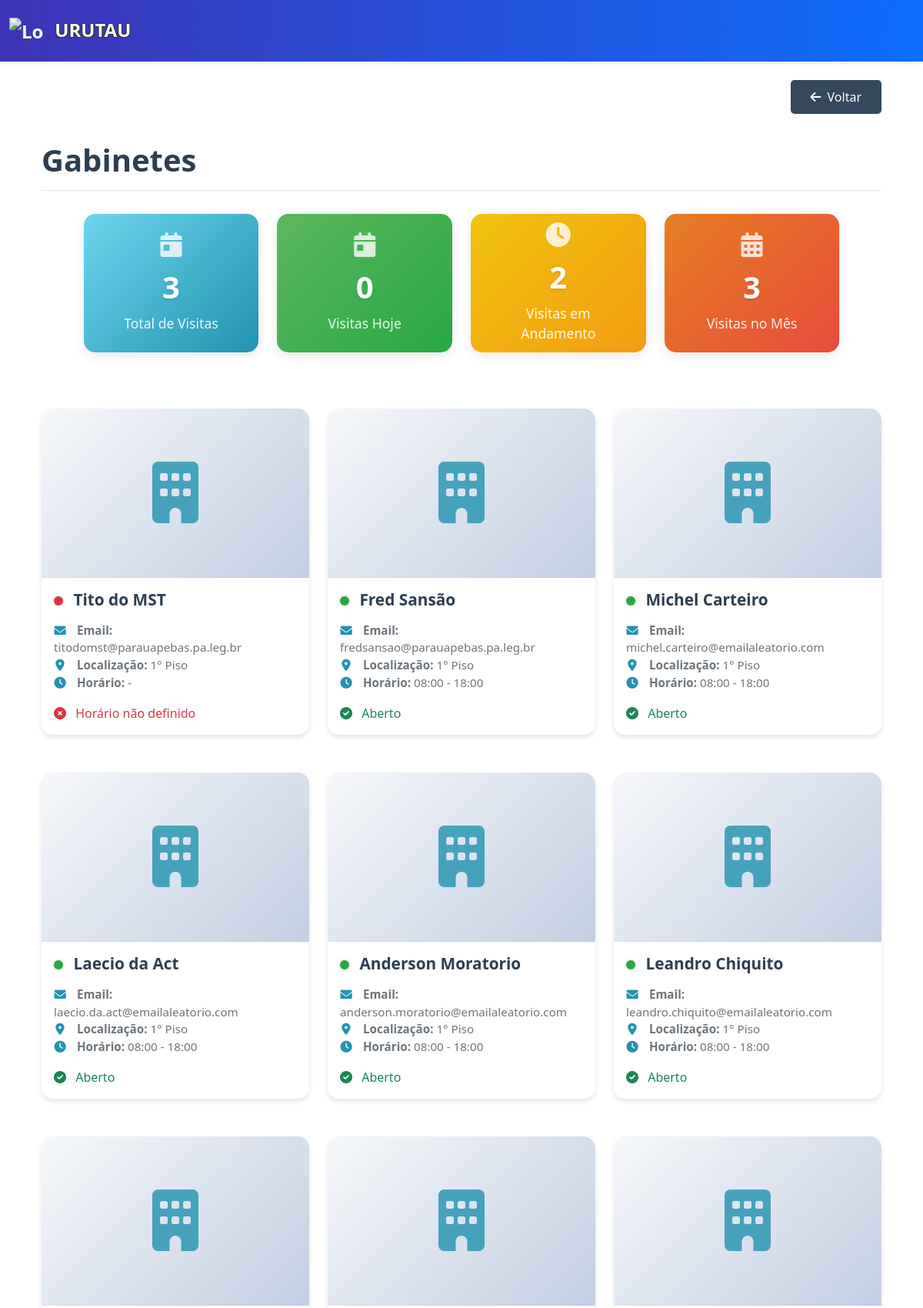
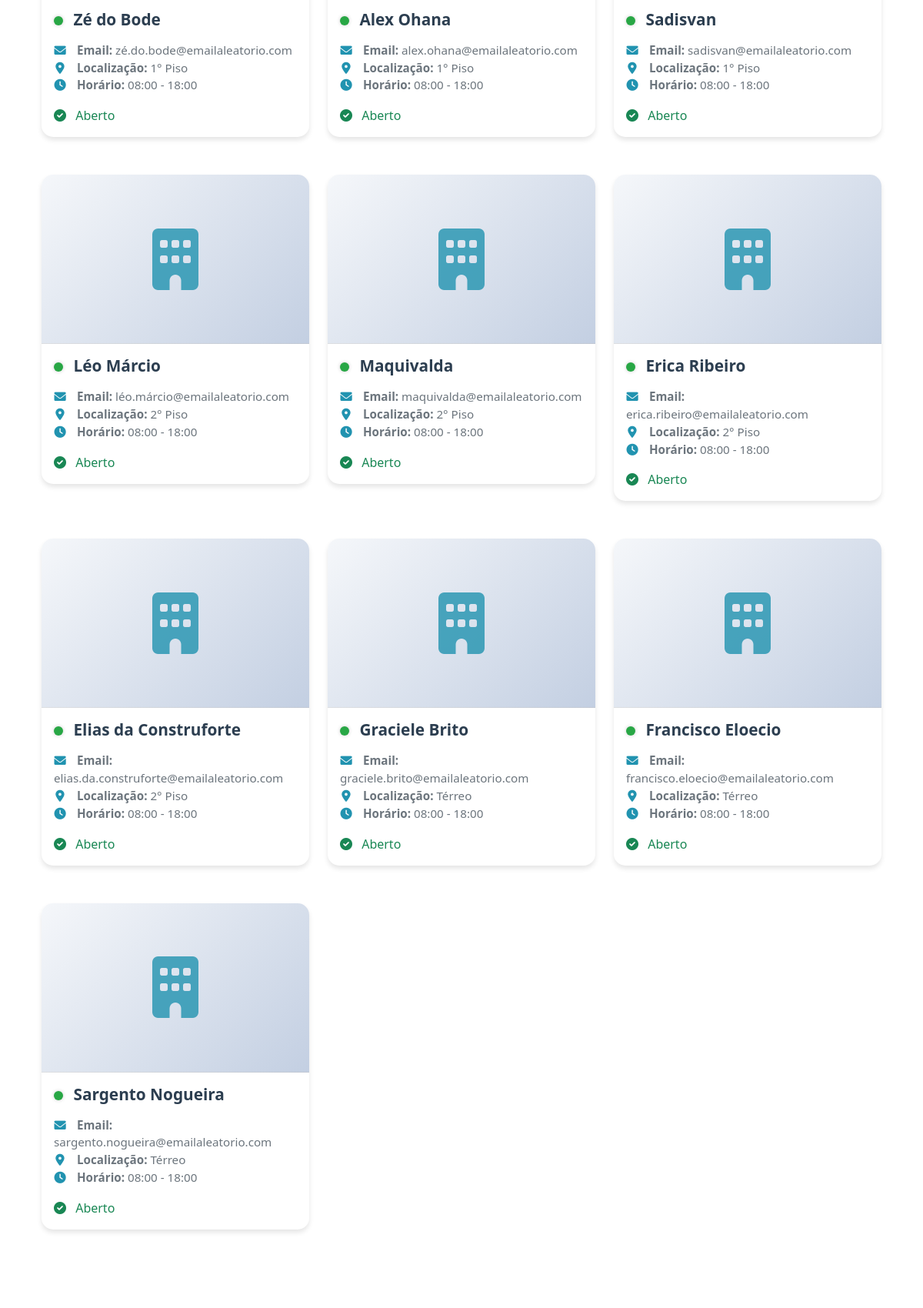
The app's page /recepcao/gabinetes/ (signed in, upper part) with its own data (2 pictures, top to bottom).
### apps/recepcao/models.py (models this page shows, shortened)
class Setor(models.Model):
    TIPO_CHOICES = [
        ('gabinete', 'Gabinete'),
        ('departamento', 'Departamento')
    ]
    LOCALIZACAO_CHOICES = [
        ('terreo', 'Térreo'),
        ('primeiro_piso', '1° Piso'),
        ('segundo_piso', '2° Piso'),
    ]
    FUNCAO_CHOICES = [
        ('assessor_1', 'Assessor I'),
        ('assessor_2', 'Assessor II'),
        ('assessor_3', 'Assessor III'),
        ('assessor_4', 'Assessor IV'),
        ('assessor_5', 'Assessor V'),
        ('assessor_6', 'Assessor VI'),
        ('assessor_7', 'Assessor VII'),
        ('assessor_8', 'Assessor VIII'),
        ('assessor_9', 'Assessor IX'),
        ('assessor_10', 'Assessor X'),
        ('agente_parlamentar', 'Agente Parlamentar'),
        ('Chefe_de_Gabinete', 'Chefe de Gabinete'),
        ('Chefe_de_Departamento', 'Chefe de Departamento'),
        ('outros', 'Outros')
    ]
    tipo = models.CharField('Tipo', max_length=20, choices=TIPO_CHOICES)
    localizacao = models.CharField('Localização', max_length=20, choices=LOCALIZACAO_CHOICES)
    horario_abertura = models.TimeField('Horário de Abertura', blank=True, null=True)
    horario_fechamento = models.TimeField('Horário de Fechamento', blank=True, null=True)
    nome_vereador = models.CharField(max_length=100, verbose_name="Nome do Vereador/Responsável")
    email_vereador = models.EmailField('E-mail do Vereador', max_length=255, blank=True, null=True)
    nome_local = models.CharField('Nome do Local', max_length=100, blank=True, null=True)
    nome_responsavel = models.CharField('Nome do Responsável', max_length=100, blank=True, null=True)
    funcao = models.CharField('Função/Cargo', max_length=21, choices=FUNCAO_CHOICES, blank=True, null=True)
    horario_entrada = models.TimeField('Horário de Entrada', blank=True, null=True)
    horario_saida = models.TimeField('Horário de Saída', blank=True, null=True)
    email = models.EmailField('E-mail', max_length=255, blank=True, null=True)
    ativo = models.BooleanField('Ativo', default=True)
    usuario = models.OneToOneField('auth.User', on_delete=models.SET_NULL, null=True, blank=True, related_name='setor_responsavel', verbose_name='Usuário')
    data_criacao = models.DateTimeField('Data de Criação', auto_now_add=True)
    data_atualizacao = models.DateTimeField('Data de Atualização', auto_now=True)
    class Meta:
        verbose_name = 'Setor'
        verbose_name_plural = 'Setores'
        ordering = ['tipo', 'localizacao']
    def esta_aberto(self):
        if not self.horario_abertura or not self.horario_fechamento:
            return None  # Retorna None se não tiver horário definido
        agora = timezone.localtime().time()
        return self.horario_abertura <= agora <= self.horario_fechamento
    def status_funcionamento(self):
        esta_aberto = self.esta_aberto()
        if esta_aberto is None:
            return "Horário não definido"
        return "Aberto" if esta_aberto else "Fechado"

### apps/recepcao/views.py (the view)
# urls.py: path('', views.home_gabinetes, name='home_gabinetes'),
@login_required
def home_gabinetes(request):
    if hasattr(request.user, 'assessor') and request.user.assessor.departamento and request.user.assessor.departamento.tipo == 'gabinete':
        gabinetes = Setor.objects.filter(id=request.user.assessor.departamento.id, tipo='gabinete')
    else:
        gabinetes = Setor.objects.filter(tipo='gabinete')
    total_visitas = Visita.objects.count()
    visitas_hoje = Visita.objects.filter(
        data_entrada__date=timezone.now().date()
    ).count()
    visitas_em_andamento = Visita.objects.filter(
        data_saida__isnull=True
    ).count()
    hoje = timezone.now()
    primeiro_dia_mes = hoje.replace(day=1, hour=0, minute=0, second=0, microsecond=0)
    visitas_mes = Visita.objects.filter(
        data_entrada__gte=primeiro_dia_mes
    ).count()
    context = {
        'gabinetes': gabinetes,
        'total_visitas': total_visitas,
        'visitas_hoje': visitas_hoje,
        'visitas_em_andamento': visitas_em_andamento,
        'visitas_mes': visitas_mes,
    }
    return render(request, 'recepcao/home_gabinetes.html', context)

### templates/recepcao/home_gabinetes.html (shortened to what this page needs)
{% extends 'base.html' %}
{% load static %}
{% block content %}
<div class="container-fluid">
    <div class="d-flex justify-content-end">
        {% include 'includes/botao_voltar.html' %}
    </div>
    <div class="page-header">
        <h1 class="page-title">Gabinetes</h1>
    </div>
    <div class="stats-container">
        <div class="row mb-4">
            <div class="col-xl-3 col-md-6 mb-4">
                <div class="stat-card stat-card-visitas-hoje">
                    <i class="fas fa-calendar-day stat-icon"></i>
                    <h3>{{ total_visitas }}</h3>
                    <p>Total de Visitas</p>
                </div>
            </div>
            <div class="col-xl-3 col-md-6 mb-4">
                <div class="stat-card stat-card-visitas-andamento">
                    <i class="fas fa-calendar-day stat-icon"></i>
                    <h3>{{ visitas_hoje }}</h3>
                    <p>Visitas Hoje</p>
                </div>
            </div>
            <div class="col-xl-3 col-md-6 mb-4">
                <div class="stat-card stat-card-total-visitas">
                    <i class="fas fa-clock stat-icon"></i>
                    <h3>{{ visitas_em_andamento }}</h3>
                    <p>Visitas em Andamento</p>
                </div>
            </div>
            <div class="col-xl-3 col-md-6 mb-4">
                <div class="stat-card stat-card-visitas-mes">
                    <i class="fas fa-calendar-alt stat-icon"></i>
                    <h3>{{ visitas_mes }}</h3>
                    <p>Visitas no Mês</p>
                </div>
            </div>
        </div>
    </div>
    <div class="row">
        {% for gabinete in gabinetes %}
        <div class="col-xl-4 col-md-6 mb-4">
            <a href="{% url 'recepcao:detalhes_gabinete' gabinete.id %}" class="card-link">
                <div class="card">
                    <div class="gabinete-icon">
                        <i class="fas fa-building"></i>
                    </div>
                    <div class="card-body">
                        <h5 class="card-title">
                            <span class="status-indicator {% if gabinete.esta_aberto %}status-aberto{% else %}status-fechado{% endif %}"></span>
                            {{ gabinete.nome_vereador }}
                        </h5>
                        <p class="card-text">
                            <i class="fas fa-envelope info-icon"></i>
                            <strong>Email:</strong> {{ gabinete.email_vereador }}<br>
                            <i class="fas fa-map-marker-alt info-icon"></i>
                            <strong>Localização:</strong> {{ gabinete.get_localizacao_display }}<br>
                            <i class="fas fa-clock info-icon"></i>
                            <strong>Horário:</strong> {% if gabinete.horario_abertura and gabinete.horario_fechamento %}{{ gabinete.horario_abertura|time:"H:i" }} - {{ gabinete.horario_fechamento|time:"H:i" }}{% else %}-{% endif %}
                        </p>
                        <p class="mb-0 {% if gabinete.esta_aberto %}text-success{% else %}text-danger{% endif %}">
                            <i class="fas {% if gabinete.esta_aberto %}fa-check-circle{% else %}fa-times-circle{% endif %} me-2"></i>
                            {{ gabinete.status_funcionamento }}
                        </p>
                    </div>
                </div>
            </a>
        </div>
        {% endfor %}
    </div>
</div>
{% endblock %}

### templates/base.html (shortened to what this page needs)
<!DOCTYPE html>
<html lang="pt-br">
<head>
    <link href="https://cdn.jsdelivr.net/npm/bootstrap@5.3.0/dist/css/bootstrap.min.css" rel="stylesheet">
    <link href="https://cdnjs.cloudflare.com/ajax/libs/font-awesome/6.0.0/css/all.min.css" rel="stylesheet">
    {% load static %}
    {% load grupos_tags %}
    <link href="{% static 'css/style.css' %}" rel="stylesheet">
</head>
<body>
    {% if not hide_header_footer %}
    <nav class="navbar navbar-expand-lg navbar-dark" style="background: linear-gradient(to right, #3c34b6 2%, #0d6efd) 150%;">
        <div class="container-fluid">
            <a class="navbar-brand" href="{% url 'main:home_sistema' %}">
                <img src="{% static 'img/camerapng.png' %}" alt="Logo Urutau" style="height: 45px; max-width: 45px; object-fit: contain;" class="me-2 align-middle">
                <span style="text-shadow: -1px -1px 0 #333, 1px -1px 0 #333, -1px 1px 0 #333, 1px 1px 0 #333;">URUTAU</span>
            </a>
        </div>
    </nav>
    {% endif %}
    <div class="container my-4">
        {% block content %}
        {% endblock %}
    </div>
</body>
</html>

### templates/includes/botao_voltar.html (shortened to what this page needs)
<button type="button" class="btn btn-voltar" onclick="voltarOuHome()" aria-label="Voltar">
    <i class="fas fa-arrow-left me-2"></i>Voltar
</button>

### static/css/style.css (style rules this page uses)
:root { --primary-color: #0D6EFD; --secondary-color: #34495e; --accent-color: #3498db; --success-color: #2ecc71; --warning-color: #f1c40f; --danger-color: #e74c3c; --light-color: #ecf0f1; --dark-color: #2c3e50; }
body { background: linear-gradient(to right, #fff 0%, rgba(255,255,255,0.85) 10%, rgba(255,255,255,0) 25%, rgba(255,255,255,0) 75%, rgba(255,255,255,0.85) 90%, #fff 100%), url('/static/img/ackground-modern-.jpg') center center/cover no-repeat fixed; min-height: 100vh; display: flex; flex-direction: column; font-family: 'Segoe UI', Tahoma, Geneva, Verdana, sans-serif; }
.navbar { box-shadow: 0 2px 4px rgba(0,0,0,.1); padding: 1rem 0; }
.navbar-brand { font-weight: bold; font-size: 1.5rem; }
.card { border: none; border-radius: 10px; box-shadow: 0 4px 6px rgba(0,0,0,.1); transition: transform 0.3s ease, box-shadow 0.3s ease; margin-bottom: 1.5rem; }
.btn { border-radius: 5px; padding: 0.5rem 1.5rem; font-weight: 500; transition: all 0.3s ease; }
.stat-card { color: white; border-radius: 15px; padding: 25px; margin-bottom: 25px; box-shadow: 0 4px 15px rgba(0,0,0,0.1); transition: all 0.3s ease; border: none; height: 180px; display: flex; flex-direction: column; justify-content: center; align-items: center; text-align: center; }
.stat-card h3 { font-size: 2.5rem; font-weight: 600; margin-bottom: 10px; text-shadow: 0 2px 4px rgba(0,0,0,0.1); }
.stat-card p { font-size: 1.1rem; margin: 0; opacity: 0.9; }
.stat-icon { font-size: 2.5rem; margin-bottom: 15px; opacity: 0.8; }
.stat-card-visitas-hoje { background: linear-gradient(135deg, #6dd5ed, #2193b0) !important; }
.stat-card-visitas-andamento { background: linear-gradient(135deg, #5cb85c, #28a745) !important; }
.stat-card-total-visitas { background: linear-gradient(135deg, #f1c40f, #f39c12) !important; }
.stat-card-visitas-mes { background: linear-gradient(135deg, #e67e22, #e74c3c) !important; }
.stat-card, .stat-card * { color: #fff !important; }
.btn-voltar { background: #34495e; color: #fff; border: 2px solid #34495e; margin-bottom: 2.2rem; min-height: 100%; display: flex; align-items: center; justify-content: center; }

### templates/recepcao/home_gabinetes.html (style rules this page uses)
.card { transition: all 0.3s ease; border: none; border-radius: 15px; overflow: hidden; background: #fff; box-shadow: 0 4px 6px rgba(0,0,0,0.1); margin-bottom: 25px; }
.gabinete-icon { height: 220px; display: flex; align-items: center; justify-content: center; background: linear-gradient(135deg, #f5f7fa 0%, #c3cfe2 100%); border-bottom: 1px solid rgba(0,0,0,0.1); }
.gabinete-icon i { font-size: 5rem; color: #2193b0; opacity: 0.8; }
.status-indicator { width: 12px; height: 12px; border-radius: 50%; display: inline-block; margin-right: 8px; box-shadow: 0 0 5px rgba(0,0,0,0.2); }
.status-aberto { background-color: #28a745; }
.status-fechado { background-color: #dc3545; }
.stat-card { color: white; border-radius: 15px; padding: 25px; margin-bottom: 25px; box-shadow: 0 4px 15px rgba(0,0,0,0.1); transition: all 0.3s ease; border: none; height: 180px; display: flex; flex-direction: column; justify-content: center; align-items: center; text-align: center; }
.stat-card h3 { font-size: 2.5rem; font-weight: 600; margin-bottom: 10px; text-shadow: 0 2px 4px rgba(0,0,0,0.1); }
.stat-card p { font-size: 1.1rem; margin: 0; opacity: 0.9; }
.card-title { font-size: 1.3rem; font-weight: 600; margin-bottom: 1rem; color: #2c3e50; }
.card-text { color: #6c757d; font-size: 0.95rem; }
.info-icon { margin-right: 10px; color: #2193b0; width: 16px; text-align: center; }
.card-link { text-decoration: none; color: inherit; }
.page-header { margin-bottom: 30px; padding-bottom: 15px; border-bottom: 1px solid rgba(0,0,0,0.1); }
.page-title { color: #2c3e50; font-weight: 600; margin: 0; }
.stat-icon { font-size: 2rem; margin-bottom: 15px; opacity: 0.8; }
.stats-container { width: 90%; margin: 0 auto; }
.stat-card-visitas-hoje { background: linear-gradient(135deg, #6dd5ed, #2193b0); }
.stat-card-visitas-andamento { background: linear-gradient(135deg, #5cb85c, #28a745); }
.stat-card-total-visitas { background: linear-gradient(135deg, #f1c40f, #f39c12); }
.stat-card-visitas-mes { background: linear-gradient(135deg, #e67e22, #e74c3c); }

### records on screen
Setor: nome_vereador "Tito do MST", email_vereador "titodomst@parauapebas.pa.leg.br", localizacao "1° Piso", status_funcionamento "Horário não definido"
Setor: nome_vereador "Fred Sansão", email_vereador "fredsansao@parauapebas.pa.leg.br", localizacao "1° Piso", horario_abertura "08:00", horario_fechamento "18:00", status_funcionamento "Aberto"
Setor: nome_vereador "Michel Carteiro", email_vereador "michel.carteiro@emailaleatorio.com", localizacao "1° Piso", horario_abertura "08:00", horario_fechamento "18:00", status_funcionamento "Aberto"
Setor: nome_vereador "Laecio da Act", email_vereador "laecio.da.act@emailaleatorio.com", localizacao "1° Piso", horario_abertura "08:00", horario_fechamento "18:00", status_funcionamento "Aberto"
Setor: nome_vereador "Anderson Moratorio", email_vereador "anderson.moratorio@emailaleatorio.com", localizacao "1° Piso", horario_abertura "08:00", horario_fechamento "18:00", status_funcionamento "Aberto"
Setor: nome_vereador "Leandro Chiquito", email_vereador "leandro.chiquito@emailaleatorio.com", localizacao "1° Piso", horario_abertura "08:00", horario_fechamento "18:00", status_funcionamento "Aberto"
Setor: nome_vereador "Zé do Bode", email_vereador "zé.do.bode@emailaleatorio.com", localizacao "1° Piso", horario_abertura "08:00", horario_fechamento "18:00", status_funcionamento "Aberto"
Setor: nome_vereador "Alex Ohana", email_vereador "alex.ohana@emailaleatorio.com", localizacao "1° Piso", horario_abertura "08:00", horario_fechamento "18:00", status_funcionamento "Aberto"
Setor: nome_vereador "Sadisvan", email_vereador "sadisvan@emailaleatorio.com", localizacao "1° Piso", horario_abertura "08:00", horario_fechamento "18:00", status_funcionamento "Aberto"
Setor: nome_vereador "Léo Márcio", email_vereador "léo.márcio@emailaleatorio.com", localizacao "2° Piso", horario_abertura "08:00", horario_fechamento "18:00", status_funcionamento "Aberto"
Setor: nome_vereador "Maquivalda", email_vereador "maquivalda@emailaleatorio.com", localizacao "2° Piso", horario_abertura "08:00", horario_fechamento "18:00", status_funcionamento "Aberto"
Setor: nome_vereador "Erica Ribeiro", email_vereador "erica.ribeiro@emailaleatorio.com", localizacao "2° Piso", horario_abertura "08:00", horario_fechamento "18:00", status_funcionamento "Aberto"
Setor: nome_vereador "Elias da Construforte", email_vereador "elias.da.construforte@emailaleatorio.com", localizacao "2° Piso", horario_abertura "08:00", horario_fechamento "18:00", status_funcionamento "Aberto"
Setor: nome_vereador "Graciele Brito", email_vereador "graciele.brito@emailaleatorio.com", localizacao "Térreo", horario_abertura "08:00", horario_fechamento "18:00", status_funcionamento "Aberto"
Setor: nome_vereador "Francisco Eloecio", email_vereador "francisco.eloecio@emailaleatorio.com", localizacao "Térreo", horario_abertura "08:00", horario_fechamento "18:00", status_funcionamento "Aberto"
Setor: nome_vereador "Sargento Nogueira", email_vereador "sargento.nogueira@emailaleatorio.com", localizacao "Térreo", horario_abertura "08:00", horario_fechamento "18:00", status_funcionamento "Aberto"

### other values on screen
{{ total_visitas }} "3"
{{ visitas_hoje }} "0"
{{ visitas_em_andamento }} "2"
{{ visitas_mes }} "3"
